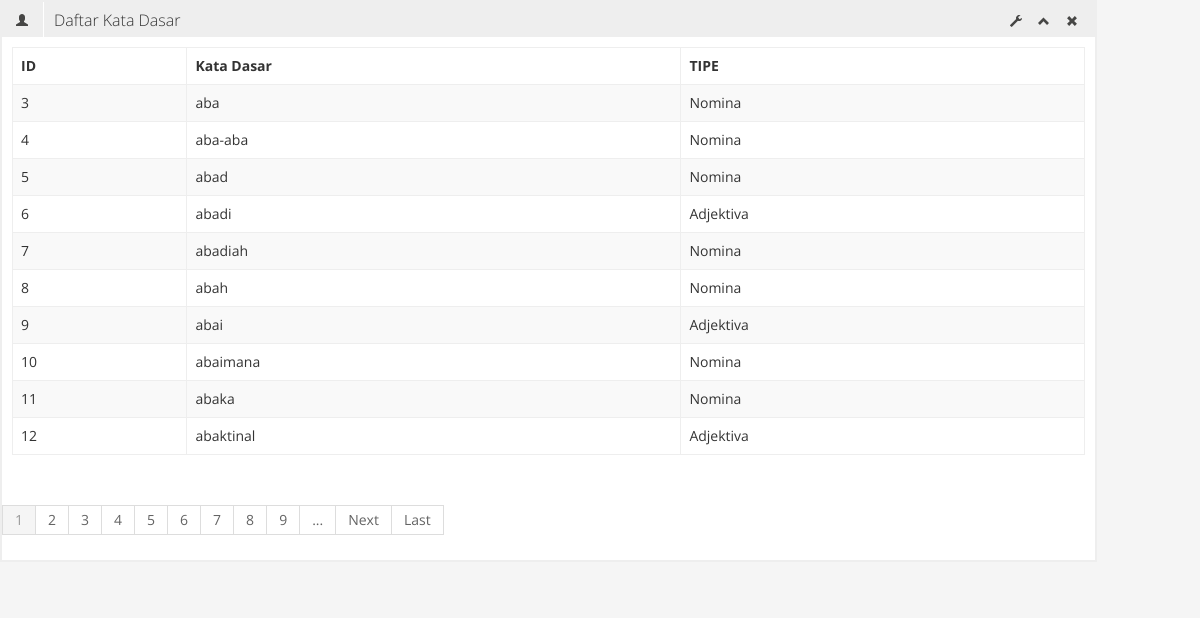
Page /dasar.php on the committed database.
### tables this page shows
CREATE TABLE IF NOT EXISTS `tb_katadasar` (
`id_katadasar` int(10) NOT NULL,
  `katadasar` varchar(70) NOT NULL,
  `tipe_katadasar` varchar(25) NOT NULL
);

### dasar.php (the view, shortened to what this page needs)
<!DOCTYPE html>
<html lang="en">
<head>
	<link id="bootstrap-style" href="assets/css/bootstrap.min.css" rel="stylesheet">
	<link href="assets/css/bootstrap-responsive.min.css" rel="stylesheet">
	<link id="base-style" href="assets/css/style.css" rel="stylesheet">
	<link id="base-style-responsive" href="assets/css/style-responsive.css" rel="stylesheet">
</head>
<body>
		<div class="container-fluid-full">
		<div class="row-fluid">
			<div class="row-fluid sortable">
				<div class="box span11">
					<div class="box-header" data-original-title>
						<h2><i class="halflings-icon user"></i><span class="break"></span>Daftar Kata Dasar</h2>
						<div class="box-icon">
							<a href="#" class="btn-setting"><i class="halflings-icon wrench"></i></a>
							<a href="#" class="btn-minimize"><i class="halflings-icon chevron-up"></i></a>
							<a href="#" class="btn-close"><i class="halflings-icon remove"></i></a>
						</div>
					</div>
					<div class="box-content">
					<?php
						include("koneksi.php");
						if(isset($_GET["p"])){$page=$_GET["p"];}else{$page=1;};
						$per_halaman=10;
						$awal=($page-1)*$per_halaman;
						$ps=$dbnew->prepare("SELECT * FROM tb_katadasar ORDER BY id_katadasar ASC LIMIT $awal,$per_halaman");
						$ps->execute();	?>
						<table class="table table-striped table-bordered bootstrap-datatable">
							<thead>
								<tr>
								  <th>ID</th>
								  <th>Kata Dasar</th>
								  <th>TIPE</th>
							  </tr>
							</thead>
								<tbody>
								<?php while($rs=$ps->fetch(PDO::FETCH_NUM)){?>
								<tr>
									<td>
										<?php echo $rs[0];?>
									</td>
									<td >
										<?php echo $rs[1]?>
									</td>
									<td >
										<?php echo $rs[2]?>
									</td>
								</tr>
						<?php }?>
						  </tbody>
					  </table>
					</div>
					<?php
						$hasil=$dbnew->prepare("SELECT * FROM tb_katadasar");
						$hasil->execute();
						$jumlah=$hasil->rowCount();
						$total_halaman=ceil($jumlah/$per_halaman);?>
						<div class="pagination">
								<ul>
									<?php
									$startpage=$page-4;
									$endpage=$page+4;
									if($startpage<=0){
										$endpage-=($startpage-1);
										$startpage=1;
									}
									for ($i=$startpage; $i<=$endpage; $i++) {
												if($i===$page){
													echo "<li class='active'><a href='?pid=".md5('lihatdasar')."&p=".$i."'>";
													echo $i."</a></li>";
												}else{
													echo "<li><a href='?pid=".md5('lihatdasar')."&p=".$i."'>";
													echo $i."</a></li>";
												}
									};
									if($endpage<$total_halaman||$page<$total_halaman){
										echo"<li class='spaces'><a>...</a></li>";
										$pd=$page+1;
										echo "<li class='next'><a href='?pid=".md5('lihatdasar')."&p=".$pd."'>";
												echo "Next </a></li>";
										echo "<li class='last'><a href='?pid=".md5('lihatdasar')."&p=".$total_halaman."'>";
												echo "Last </a></li>";
									}
								?>
								</ul>
						</div>
					</div>
				</div>
			</div>
	</div>
</body>
</html>

### assets/css/style.css (style rules this page uses)
body { background: #F5F5F5; color: #333; border: none; font-family: 'Open Sans', sans-serif; font-weight: 400; }
a { color: #646464; }
h2 { font-size: 16px; line-height: 16px; }
.box { border: 2px solid #eee; background: #fff !important; margin-bottom: 28px; }
.box-header { height: 16px; font-size: 16px; line-height: 16px; padding: 10px; background: #eee; -webkit-box-shadow: none; -moz-box-shadow: none; box-shadow: none; overflow: hidden; }
.box-header h2 { float:left; margin-top: 0px; font-weight: 300; }
.box-header h2 i { margin: 0px 3px 0px 4px; opacity: .8; filter: alpha(opacity=80); -ms-filter:"progid:DXImageTransform.Microsoft.Alpha(Opacity=80)"; }
.box-header .box-icon { float:right; margin-top: 1px; }
.box-header .box-icon i { -webkit-transition: all 0.1s ease-in-out; -moz-transition: all 0.1s ease-in-out; -o-transition: all 0.1s ease-in-out; -ms-transition: all 0.1s ease-in-out; transition: all 0.1s ease-in-out; opacity: .8; filter: alpha(opacity=80); -ms-filter:"progid:DXImageTransform.Microsoft.Alpha(Opacity=80)"; }
.box-header .box-icon a { margin: 0px 5px; }
.box-content { position: relative; z-index: 50; margin-top: -1px; padding: 10px; background: #fff !important; }
.table th, .table td { border-top: 1px solid #eee; }
.table-bordered { border-color: #eee; -webkit-border-radius: 0px !important; -moz-border-radius: 0px !important; border-radius: 0px !important; }
.table-bordered th, .table-bordered td { border-left: 1px solid #eee; }
.table-bordered thead:first-child tr:first-child > th:first-child, .table-bordered tbody:first-child tr:first-child > td:first-child, .table-bordered tbody:first-child tr:first-child > th:first-child { -webkit-border-radius: 0px !important; -moz-border-radius: 0px !important; border-radius: 0px !important; }
.table-bordered thead:first-child tr:first-child > th:last-child, .table-bordered tbody:first-child tr:first-child > td:last-child, .table-bordered tbody:first-child tr:first-child > th:last-child { -webkit-border-radius: 0px !important; -moz-border-radius: 0px !important; border-radius: 0px !important; }
.table-bordered thead:last-child tr:last-child > th:first-child, .table-bordered tbody:last-child tr:last-child > td:first-child, .table-bordered tbody:last-child tr:last-child > th:first-child, .table-bordered tfoot:last-child tr:last-child > td:first-child, .table-bordered tfoot:last-child tr:last-child > th:first-child { -webkit-border-radius: 0px !important; -moz-border-radius: 0px !important; border-radius: 0px !important; }
.table-bordered thead:last-child tr:last-child > th:last-child, .table-bordered tbody:last-child tr:last-child > td:last-child, .table-bordered tbody:last-child tr:last-child > th:last-child, .table-bordered tfoot:last-child tr:last-child > td:last-child, .table-bordered tfoot:last-child tr:last-child > th:last-child { -webkit-border-radius: 0px !important; -moz-border-radius: 0px !important; border-radius: 0px !important; }
.pagination ul { -webkit-border-radius: 0px !important; -moz-border-radius: 0px !important; border-radius: 0px !important; -webkit-box-shadow: none; -moz-box-shadow: none; box-shadow: none; }
.pagination ul > li:first-child > a, .pagination ul > li:first-child > span { -webkit-border-bottom-left-radius: 0px; border-bottom-left-radius: 0px; -webkit-border-top-left-radius: 0px; border-top-left-radius: 0px; -moz-border-radius-bottomleft: 0px; -moz-border-radius-topleft: 0px; }
.pagination ul > li:last-child > a, .pagination ul > li:last-child > span { -webkit-border-top-right-radius: 0px; border-top-right-radius: 0px; -webkit-border-bottom-right-radius: 0px; border-bottom-right-radius: 0px; -moz-border-radius-topright: 0px; -moz-border-radius-bottomright: 0px; }

### assets/css/style-responsive.css (style rules this page uses)
@media (min-width: 1200px) { .container-fluid-full { overflow: hidden; position: relative; height: 100%; } }

### assets/css/halflings.css (style rules this page uses)
html, html .halflings { -webkit-font-smoothing: antialiased !important; }
.halflings-icon { display: inline-block; width: 14px; height: 14px; line-height: 14px; vertical-align: text-top; background-image: url(../img/glyphicons_halflings.svg); background-position: 0 0; background-repeat: no-repeat; vertical-align: top; *display: inline; *zoom: 1; *margin-right: .3em; }
.halflings-icon.user { background-position: -168px 0; }
.halflings-icon.remove { background-position: -312px 0; }
.halflings-icon.chevron-up { background-position: -288px -120px; }
.halflings-icon.wrench { background-position: -360px -144px; }

### rows in the picture
tb_katadasar: id_katadasar "3", katadasar "aba", tipe_katadasar "Nomina"
tb_katadasar: id_katadasar "4", katadasar "aba-aba", tipe_katadasar "Nomina"
tb_katadasar: id_katadasar "5", katadasar "abad", tipe_katadasar "Nomina"
tb_katadasar: id_katadasar "6", katadasar "abadi", tipe_katadasar "Adjektiva"
tb_katadasar: id_katadasar "7", katadasar "abadiah", tipe_katadasar "Nomina"
tb_katadasar: id_katadasar "8", katadasar "abah", tipe_katadasar "Nomina"
tb_katadasar: id_katadasar "9", katadasar "abai", tipe_katadasar "Adjektiva"
tb_katadasar: id_katadasar "10", katadasar "abaimana", tipe_katadasar "Nomina"
tb_katadasar: id_katadasar "11", katadasar "abaka", tipe_katadasar "Nomina"
tb_katadasar: id_katadasar "12", katadasar "abaktinal", tipe_katadasar "Adjektiva"
